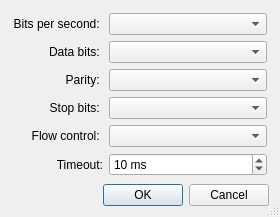
<?xml version="1.0" encoding="UTF-8"?>
<ui version="4.0">
 <class>SerialSetupDialog</class>
 <widget class="QDialog" name="SerialSetupDialog">
  <property name="windowModality">
   <enum>Qt::WindowModal</enum>
  </property>
  <property name="geometry">
   <rect>
    <x>0</x>
    <y>0</y>
    <width>280</width>
    <height>207</height>
   </rect>
  </property>
  <property name="maximumSize">
   <size>
    <width>640</width>
    <height>480</height>
   </size>
  </property>
  <property name="windowTitle">
   <string>Port settings</string>
  </property>
  <property name="sizeGripEnabled">
   <bool>true</bool>
  </property>
  <property name="modal">
   <bool>true</bool>
  </property>
  <layout class="QVBoxLayout" name="verticalLayout" stretch="1,0">
   <property name="sizeConstraint">
    <enum>QLayout::SetDefaultConstraint</enum>
   </property>
   <item>
    <layout class="QGridLayout" name="gridLayout" rowstretch="10,10,10,10,10,10" columnstretch="10,100">
     <property name="sizeConstraint">
      <enum>QLayout::SetDefaultConstraint</enum>
     </property>
     <property name="margin">
      <number>2</number>
     </property>
     <item row="0" column="0">
      <widget class="QLabel" name="label_2">
       <property name="locale">
        <locale language="English" country="UnitedStates"/>
       </property>
       <property name="text">
        <string>Bits per second: </string>
       </property>
       <property name="alignment">
        <set>Qt::AlignRight|Qt::AlignTrailing|Qt::AlignVCenter</set>
       </property>
       <property name="margin">
        <number>4</number>
       </property>
      </widget>
     </item>
     <item row="0" column="1">
      <widget class="QComboBox" name="baudRateBox"/>
     </item>
     <item row="1" column="0">
      <widget class="QLabel" name="label_3">
       <property name="locale">
        <locale language="English" country="UnitedStates"/>
       </property>
       <property name="text">
        <string>Data bits: </string>
       </property>
       <property name="alignment">
        <set>Qt::AlignRight|Qt::AlignTrailing|Qt::AlignVCenter</set>
       </property>
       <property name="margin">
        <number>4</number>
       </property>
      </widget>
     </item>
     <item row="1" column="1">
      <widget class="QComboBox" name="dataBitsBox"/>
     </item>
     <item row="2" column="0">
      <widget class="QLabel" name="label_4">
       <property name="locale">
        <locale language="English" country="UnitedStates"/>
       </property>
       <property name="text">
        <string>Parity: </string>
       </property>
       <property name="alignment">
        <set>Qt::AlignRight|Qt::AlignTrailing|Qt::AlignVCenter</set>
       </property>
       <property name="margin">
        <number>4</number>
       </property>
      </widget>
     </item>
     <item row="2" column="1">
      <widget class="QComboBox" name="parityBox"/>
     </item>
     <item row="3" column="0">
      <widget class="QLabel" name="label_5">
       <property name="locale">
        <locale language="English" country="UnitedStates"/>
       </property>
       <property name="text">
        <string>Stop bits: </string>
       </property>
       <property name="alignment">
        <set>Qt::AlignRight|Qt::AlignTrailing|Qt::AlignVCenter</set>
       </property>
       <property name="margin">
        <number>4</number>
       </property>
      </widget>
     </item>
     <item row="3" column="1">
      <widget class="QComboBox" name="stopBitsBox"/>
     </item>
     <item row="4" column="0">
      <widget class="QLabel" name="label">
       <property name="locale">
        <locale language="English" country="UnitedStates"/>
       </property>
       <property name="text">
        <string>Flow control: </string>
       </property>
       <property name="alignment">
        <set>Qt::AlignRight|Qt::AlignTrailing|Qt::AlignVCenter</set>
       </property>
       <property name="margin">
        <number>4</number>
       </property>
      </widget>
     </item>
     <item row="4" column="1">
      <widget class="QComboBox" name="flowCtrlBox"/>
     </item>
     <item row="5" column="0">
      <widget class="QLabel" name="label_7">
       <property name="locale">
        <locale language="English" country="UnitedStates"/>
       </property>
       <property name="text">
        <string>Timeout:</string>
       </property>
       <property name="alignment">
        <set>Qt::AlignRight|Qt::AlignTrailing|Qt::AlignVCenter</set>
       </property>
       <property name="margin">
        <number>4</number>
       </property>
      </widget>
     </item>
     <item row="5" column="1">
      <widget class="QSpinBox" name="timeoutBox">
       <property name="suffix">
        <string> ms</string>
       </property>
       <property name="minimum">
        <number>-1</number>
       </property>
       <property name="maximum">
        <number>10000</number>
       </property>
       <property name="singleStep">
        <number>10</number>
       </property>
       <property name="value">
        <number>10</number>
       </property>
      </widget>
     </item>
    </layout>
   </item>
   <item>
    <widget class="QDialogButtonBox" name="buttonBox">
     <property name="sizePolicy">
      <sizepolicy hsizetype="Preferred" vsizetype="Preferred">
       <horstretch>0</horstretch>
       <verstretch>0</verstretch>
      </sizepolicy>
     </property>
     <property name="orientation">
      <enum>Qt::Horizontal</enum>
     </property>
     <property name="standardButtons">
      <set>QDialogButtonBox::Cancel|QDialogButtonBox::Ok</set>
     </property>
    </widget>
   </item>
  </layout>
 </widget>
 <resources/>
 <connections>
  <connection>
   <sender>buttonBox</sender>
   <signal>accepted()</signal>
   <receiver>SerialSetupDialog</receiver>
   <slot>accept()</slot>
   <hints>
    <hint type="sourcelabel">
     <x>248</x>
     <y>254</y>
    </hint>
    <hint type="destinationlabel">
     <x>157</x>
     <y>274</y>
    </hint>
   </hints>
  </connection>
  <connection>
   <sender>buttonBox</sender>
   <signal>rejected()</signal>
   <receiver>SerialSetupDialog</receiver>
   <slot>reject()</slot>
   <hints>
    <hint type="sourcelabel">
     <x>316</x>
     <y>260</y>
    </hint>
    <hint type="destinationlabel">
     <x>286</x>
     <y>274</y>
    </hint>
   </hints>
  </connection>
 </connections>
</ui>
